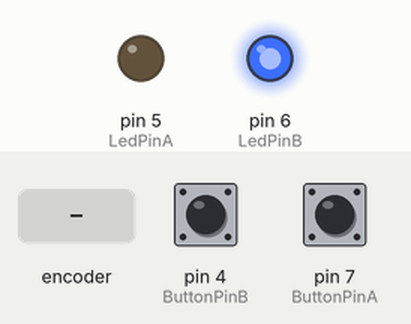
The sketch below on a simulated Arduino Uno, built with avr-gcc and run on an emulated ATmega328P. On the bench: output pins drawn as LEDs (lit = HIGH). Inputs (shaded band) come from the test bench; at power-on: pin 4 (ButtonPinB) LOW, pin 7 (ButtonPinA) LOW.

Above: at 1.2 s.
1.3 s: rotary encoder on pin 7 (ButtonPinA) / pin 4 (ButtonPinB) turned 3 steps (first pin leading)
At 2.6 s:
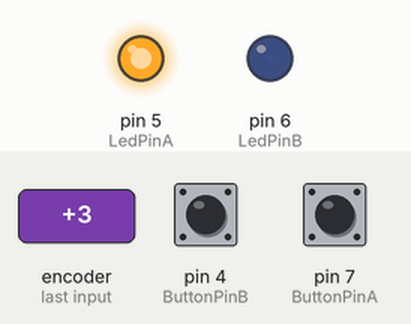
4.3 s: rotary encoder on pin 7 (ButtonPinA) / pin 4 (ButtonPinB) turned 2 steps (second pin leading)
At 5.2 s:
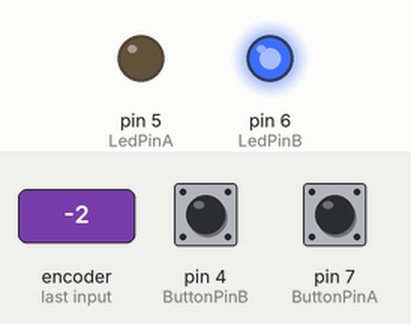
Timing chart, 0 to 7.3 s (numbered marks = the images above; inputs shaded):
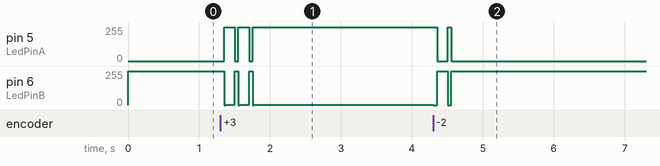

Measured:
- after the input at 1.3 s, pin 5 (LedPinA): 0/255 → 254/255 after 0.06 s; pin 6 (LedPinB): 255/255 → 1/255 after 0.06 s
- after the input at 4.3 s, pin 5 (LedPinA): 254/255 → 0/255 at once; pin 6 (LedPinB): 1/255 → 255/255 at once

The sketch:

mercuery_switch_led.ino
```cpp
int LedPinA = 5;
int LedPinB = 6;
int ButtonPinA = 7;
int ButtonPinB = 4;
int buttonStateA = 0;
int buttonStateB = 0;
int brightness = 0;

void setup()
{
  pinMode(LedPinA, OUTPUT);
  pinMode(LedPinB, OUTPUT);
  pinMode(ButtonPinA, INPUT);
  pinMode(ButtonPinB, INPUT);
}

void loop()
{
  buttonStateA = digitalRead(ButtonPinA);
  if (buttonStateA == HIGH && brightness != 255)
  {
    brightness++;
  }
  buttonStateB = digitalRead(ButtonPinB);
  if (buttonStateB == HIGH && brightness != 0)
  {
      brightness--;
  }
  analogWrite(LedPinA, brightness);
  analogWrite(LedPinB, 255 - brightness);
}
```
